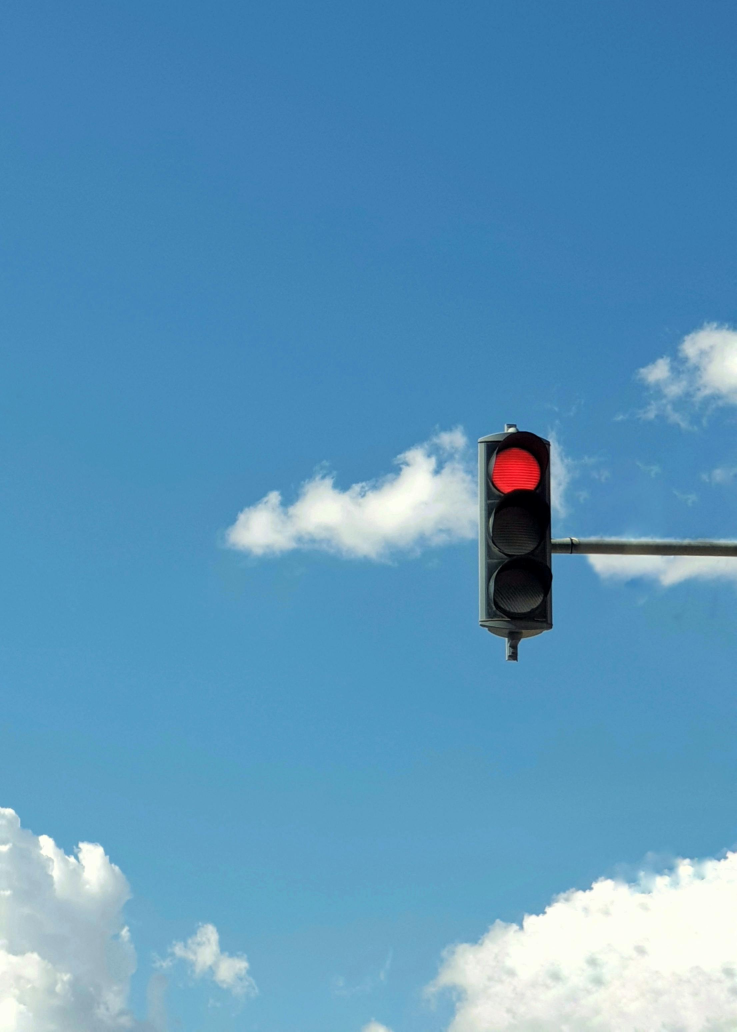
#> input picture ped_detect/img/pexels-ahmad20-12270890.jpg, 2210 x 3095 px, given in place of output2.avi, which was not available (shown at 1/3 size)
$ python main.py
#> lines starting #> are read from the running program, lines starting #| are printed output that depends on the picture; after the words box and inside, x2 and y2 are one past the last pixel; in counts of white or black regions, pixels touching at a corner belong together; pictures that were not available may be replaced by others from this repository, and a replacement may not be noted
from time import sleep
import numpy as np
import cv2
font = cv2.FONT_HERSHEY_COMPLEX

cap = cv2.VideoCapture('output2.avi')
for k in range(1):
    cap = cv2.VideoCapture('output2.avi')
    while True:
        ret, frame = cap.read()
#> frame is the input picture: shape (3095, 2210, 3); mean B, G, R 188.2, 150.6, 92.4
        if not ret:
            break
        cv2.imshow('video feed', frame)
        binary = []
        cutedFrame = frame[50:420, 150:450, :]
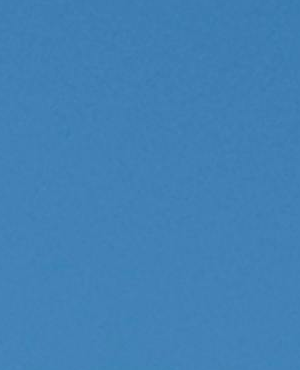
#> cutedFrame: shape (370, 300, 3); mean B, G, R 181.6, 128.7, 65.5
        # [4 lines of commented-out code are left out]
        blur = cv2.medianBlur(cutedFrame, 5)
        # sharpen_kernel = np.array([[-1, -1, -1], [-1, 9, -1], [-1, -1, -1]])
        # cutedFrame = cv2.filter2D(blur, -1, sharpen_kernel)
        rr = np.array(list(cutedFrame[:, :, 2]), dtype=int)
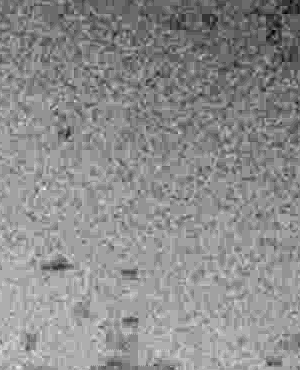
#> rr: shape (370, 300) int64; min 55, max 74, mean 65.5; drawn with min black and max white
        gg = np.array(list(cutedFrame[:, :, 1]), dtype=int)
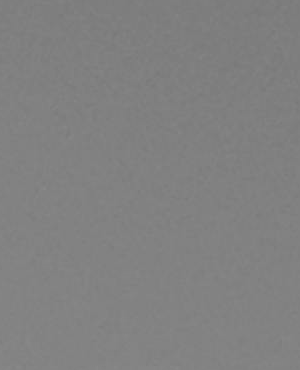
#> gg: shape (370, 300) int64; min 119, max 137, mean 128.7
        bb = np.array(list(cutedFrame[:, :, 0]), dtype=int)
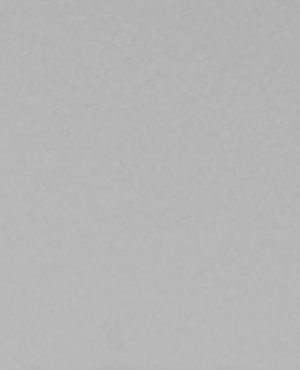
#> bb: shape (370, 300) int64; min 172, max 190, mean 181.6
        d = abs(rr - gg) + abs(bb-gg)
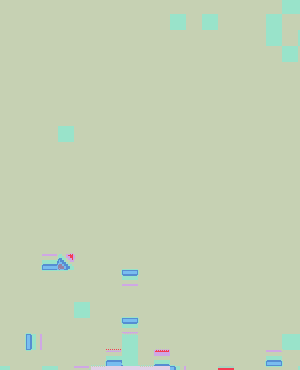
#> d: shape (370, 300) int64; 10 distinct labels, from 113 to 123; one colour per label, 0 black
        s = np.array(d)
        mask1 = cv2.inRange(s, 0, 43)
#> mask1: shape (370, 300); every value is 0
        mask1 = cv2.erode(mask1, None, iterations=1)
        mask1 = cv2.dilate(mask1, None, iterations=3)
        cv2.imshow('ss', mask1)
        mask2 = cv2.inRange(cutedFrame, (82, 82, 82), (240, 240, 240))
        mask2 = cv2.erode(mask2, None, iterations=1)
        mask2 = cv2.dilate(mask2, None, iterations=2)
        cv2.imshow('mask2', mask2)
        mask = cv2.bitwise_and(mask1, mask2)
        mask = cv2.erode(mask, None, iterations=1)
        mask = cv2.dilate(mask, None, iterations=2)
        # mask = cv2.inRange(mask, 0, 0)

        '''
        _, threshold = cv2.threshold(mask, 110, 255, cv2.THRESH_BINARY)
        contours, _ = cv2.findContours(threshold, cv2.RETR_TREE, cv2.CHAIN_APPROX_SIMPLE)
        # contours = cv2.findContours(mask, cv2.RETR_TREE, cv2.CHAIN_APPROX_NONE)
        contours = sorted(contours, key=cv2.contourArea, reverse=True)
        contours = contours[1]
        approx = cv2.approxPolyDP(contours, 0.009 * cv2.arcLength(contours, True), True)
        cv2.drawContours(cutedFrame, [approx], 0, (0, 255, 255), 2)
        '''

        contours, _ = cv2.findContours(mask, cv2.RETR_TREE, cv2.CHAIN_APPROX_SIMPLE)
#> contours = []
        contours = sorted(contours, key=cv2.contourArea, reverse=True)
        if len(contours) >= 3:
            contours = contours[2]
        else:
            contours = contours
        cv2.drawContours(cutedFrame, contours, -1, (0, 255, 255), 2)
#> (the run stopped early here; a loop or call above may not have finished)
